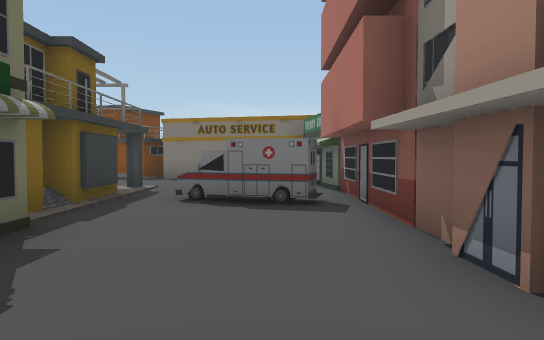
[1] (above)

16 first-person views from a walk through a scene from a Unity 3-D project. The camera is 1.3 m above the floor, tilts 2° down and sees 70° across. The floor is counted in squares, 2 m on a side. Each view is taken from the middle of a square. On the plan, view 1 faces up. The plan holds only what a view shows up to about 11 squares ahead; the rest is blank. The place goes on beyond the plan. The player is left out. Some surface patterns are stand-ins.

[2]
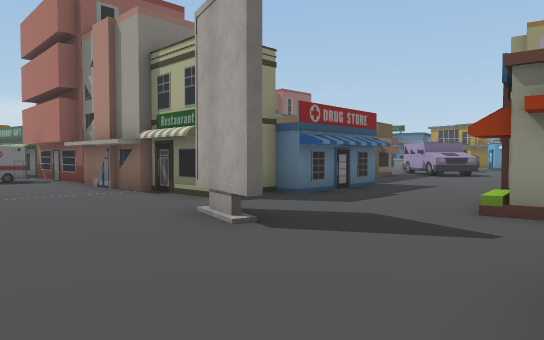

[3]
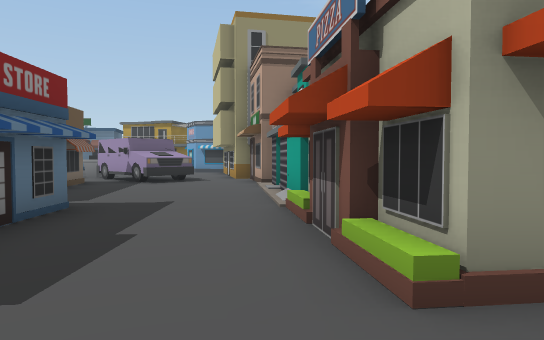

[4]
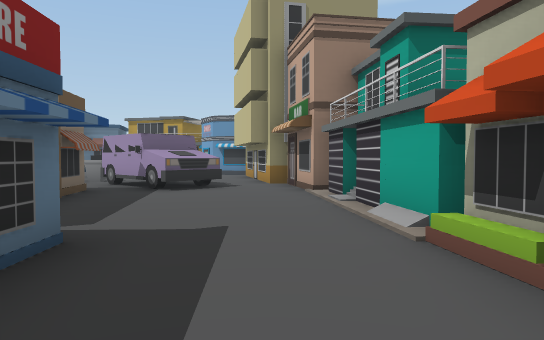

[5]
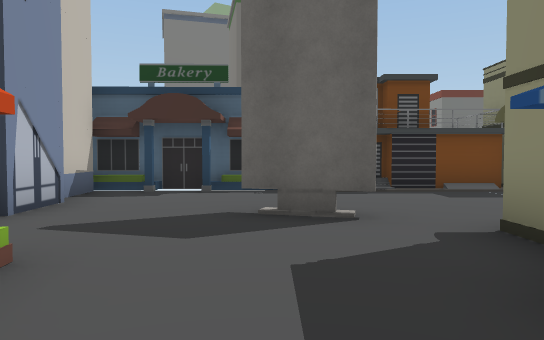

[6]
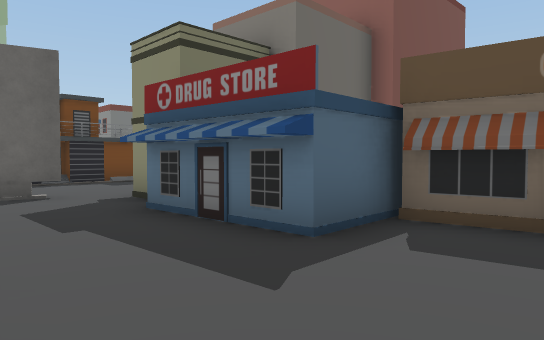

[7]
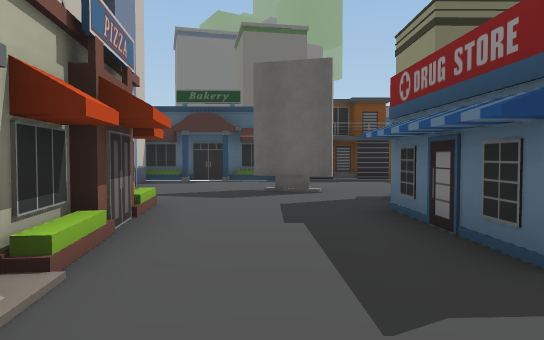

[8]
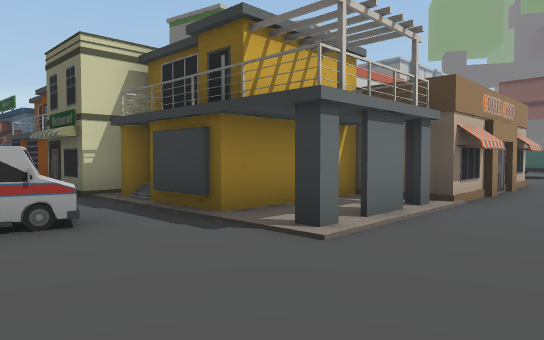

[9]
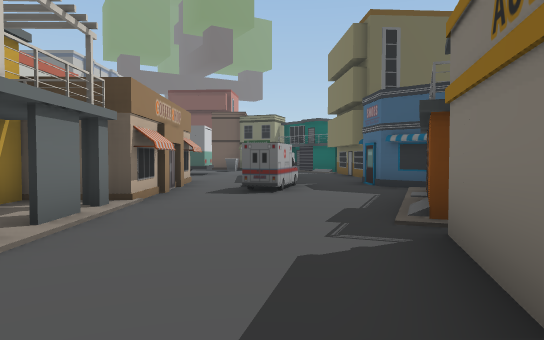

[10]
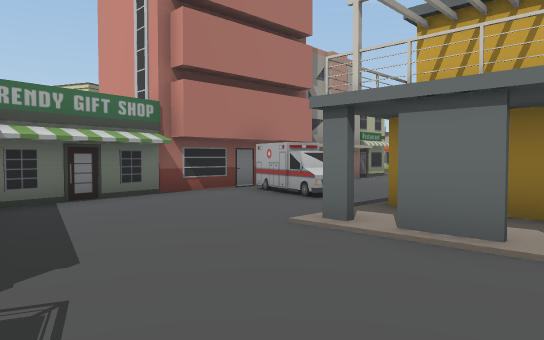

[11]
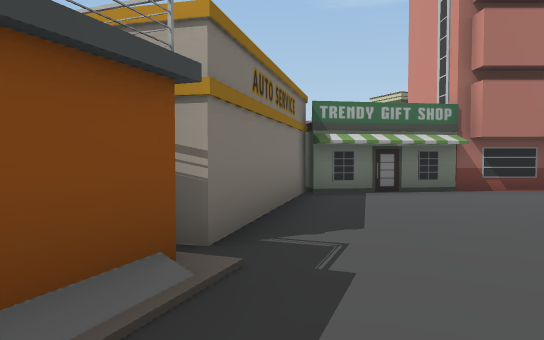

[12]
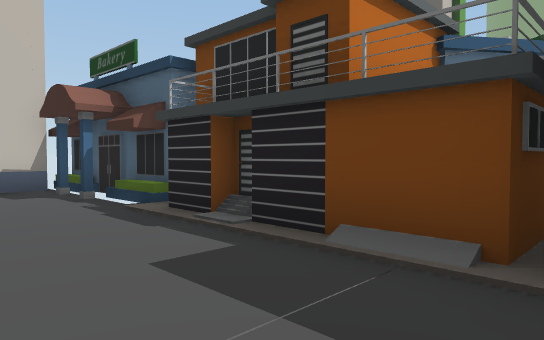

[13]
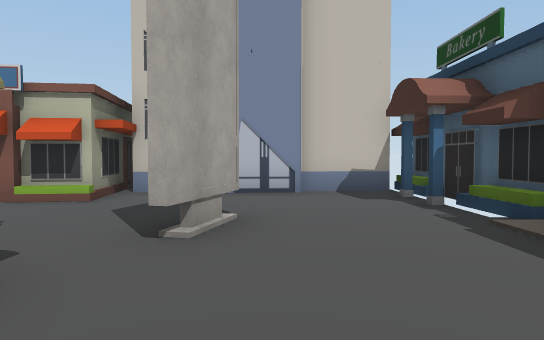

[14]
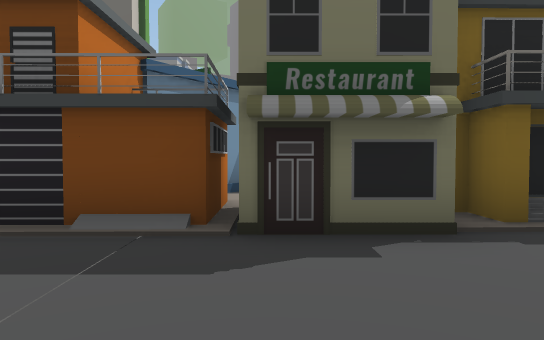

[15]
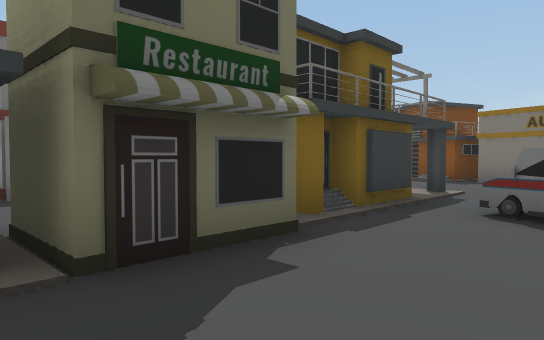

[16]
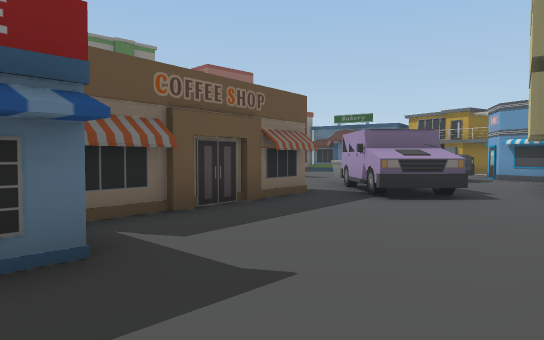

### Floor plan
Key: @ floor where view 1 was taken; # wall or solid block; x gap in a wall; . floor; / step, stairs or slope; B building; I billboard; C car; O other object.
Columns run from 11 left of view 1 to 17 right of it. Each row starts with its distance up from view 1.
 13  ######
 12 ......##B
 11 ..........BBB
 10   OOO.......B
  9 ............O
  8 ..####xx.....BB
  7  ##  #.......BBB BB
  6      ####.OO.B B
  5        ##..OB  B
  4        #.....B B
  3     #  BB....B B
  2     ....B....B B       ..
  1     BB/##....BBB  ####.OO
  0       B #..@.BB  ##..#.O   C
 -1         #....BBOOO....OO....O
 -2 BB      #...I.........O.....O
 -3         B...I...........BBB
 -4         B.......///.##OBB
 -5         BB....BBBB### OOB
 -6         B..BBBB       O B
 -7         BBB   B

Where each view was taken, in squares from view 1:
view 1: 0 up, 0 right, facing up
view 2: 6 down, 2 left, facing up-right
view 3: 4 down, 1 right, facing right
view 4: 3 down, 3 right, facing right
view 5: 3 down, 5 right, facing left
view 6: 4 down, 8 right, facing up-left
view 7: 3 down, 8 right, facing left
view 8: 10 up, 0 right, facing down-left
view 9: 10 up, 0 right, facing left
view 10: 11 up, 5 left, facing down-right
view 11: 11 up, 6 left, facing right
view 12: 2 up, 0 right, facing down-left
view 13: 1 up, 0 right, facing down
view 14: 2 up, 1 right, facing left
view 15: 1 up, 0 right, facing up-left
view 16: 4 down, 5 right, facing up-right
